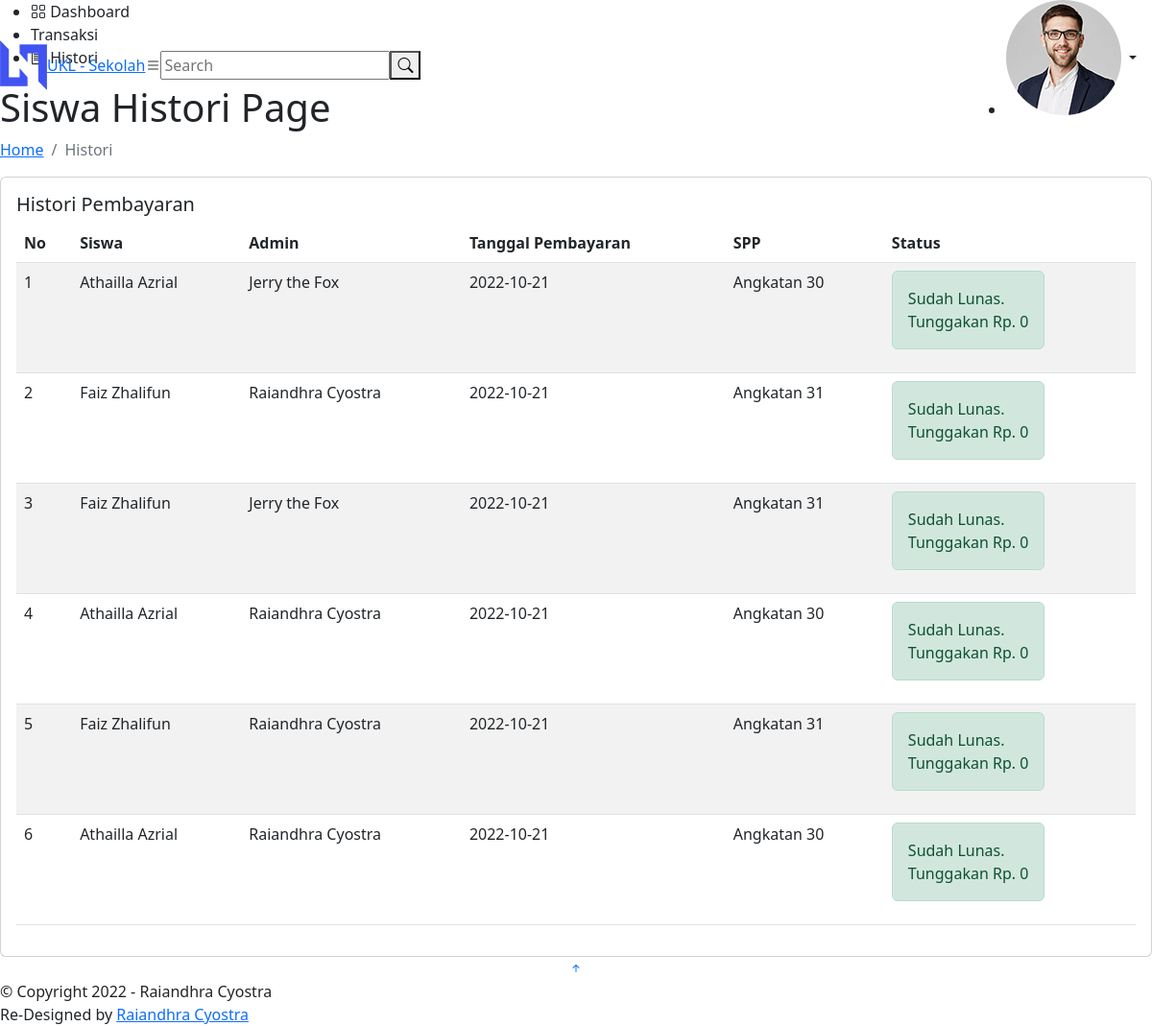
Screenshot of /Siswa/histori_pembayaran.php (signed in) with the database file from the repository.
### tables this page shows
CREATE TABLE `pembayaran` (
  `id_pembayaran` int(11) NOT NULL,
  `id_petugas` int(11) NOT NULL,
  `nisn` int(10) NOT NULL,
  `tgl_bayar` date NOT NULL,
  `tunggakan` int(11) NOT NULL
);

CREATE TABLE `siswa` (
  `nisn` int(10) NOT NULL,
  `nis` int(8) NOT NULL,
  `nama` varchar(35) NOT NULL,
  `id_kelas` int(11) NOT NULL,
  `angkatan` int(11) NOT NULL,
  `alamat` text NOT NULL,
  `no_tlp` varchar(20) NOT NULL
);

CREATE TABLE `petugas` (
  `id_petugas` int(11) NOT NULL,
  `username` varchar(25) NOT NULL,
  `password` varchar(255) NOT NULL,
  `nama_petugas` varchar(35) NOT NULL,
  `level` enum('Petugas','Admin') NOT NULL
);

### Siswa/histori_pembayaran.php (the view, shortened to what this page needs)
<!DOCTYPE html>
<html lang="en">
<head>
  <link href="/SPP/Assets/vendor/bootstrap/css/bootstrap.min.css" rel="stylesheet">
  <link href="/SPP/Assets/vendor/bootstrap-icons/bootstrap-icons.css" rel="stylesheet">
  <link href="/SPP/Assets/vendor/boxicons/css/boxicons.min.css" rel="stylesheet">
  <link href="/SPP/Assets/vendor/quill/quill.snow.css" rel="stylesheet">
  <link href="/SPP/Assets/vendor/quill/quill.bubble.css" rel="stylesheet">
  <link href="/SPP/Assets/vendor/remixicon/remixicon.css" rel="stylesheet">
  <link href="/SPP/Assets/vendor/simple-datatables/style.css" rel="stylesheet">
  <link href="/SPP/Assets/css/style.css" rel="stylesheet">
</head>
<body>
  <?php
    include "navbar.php";
  ?>
  <main id="main" class="main">
    <div class="pagetitle">
      <h1>Siswa Histori Page</h1>
      <nav>
        <ol class="breadcrumb">
          <li class="breadcrumb-item"><a href="dashboard.php">Home</a></li>
          <li class="breadcrumb-item active">Histori</li>
        </ol>
      </nav>
    </div>
    <section class="section">
      <div class="row">
      <div class="col">
        <div class="card">
        <div class="card-body">
            <h5 class="card-title">Histori Pembayaran</h5>
            <table class="table table-striped">
            <thead>
                <tr>
                <th scope="row">No</th>
                <th scope="row">Siswa</th>
                <th scope="row">Admin</th>
                <th scope="row">Tanggal Pembayaran</th>
                <th scope="row">SPP</th>
                <th scope="row">Status</th>
                </tr>
            </thead>
            <tbody>
              <?php
                $conn = mysqli_connect('localhost', 'root', '', 'sekolah');
                $qry_histori = mysqli_query($conn, "select * from pembayaran order by id_pembayaran desc");
                $no = 0;
                while($dt_histori = mysqli_fetch_array($qry_histori)) {
                  $no++;
                  $qry_cek_kembali = mysqli_query($conn, "select * from pembayaran inner join siswa on siswa.nisn = pembayaran.nisn where pembayaran.id_pembayaran = '".$dt_histori['id_pembayaran']."'");
                  $qry_cek_kembali_petugas = mysqli_query($conn, "select * from pembayaran inner join petugas on petugas.id_petugas = pembayaran.id_petugas where pembayaran.id_pembayaran = '".$dt_histori['id_pembayaran']."'");
                  $dt_kembali = mysqli_fetch_array($qry_cek_kembali);
                  $dt_kembali_petugas = mysqli_fetch_array($qry_cek_kembali_petugas);
                  if(mysqli_num_rows($qry_cek_kembali) > 0 && $dt_kembali['tunggakan'] == 0) {
                    $tunggakan = "Tunggakan Rp. ".$dt_kembali['tunggakan'];
                    $status_pembayaran = "<label class='alert alert-success'>Sudah Lunas. <br>".$tunggakan."</label>";
                  }
              ?>
                    <tr>
                    <td><?=$no?></td>
                    <td><?=$dt_kembali['nama']?></td>
                    <td><?=$dt_kembali_petugas['nama_petugas']?></td>
                    <td><?=$dt_histori['tgl_bayar']?></td>
                    <td>Angkatan <?=$dt_kembali['angkatan']?></td>
                    <td><?=$status_pembayaran?></td>
                    </tr>
              <?php
                }
              ?>
            </tbody>
            </table>
        </div>
        </div>
      </div>
      </div>
    </section>
  </main>
  <a href="#" class="back-to-top d-flex align-items-center justify-content-center"><i class="bi bi-arrow-up-short"></i></a>
  <?php
    include "footer.php";
  ?>
</body>
</html>

### rows the page displays
pembayaran: nisn.nama "Athailla Azrial", id_petugas.nama_petugas "Jerry the Fox", tgl_bayar "2022-10-21", nisn.angkatan "30", tunggakan "Tunggakan Rp. 0"
pembayaran: nisn.nama "Faiz Zhalifun", id_petugas.nama_petugas "Raiandhra Cyostra", tgl_bayar "2022-10-21", nisn.angkatan "31", tunggakan "Tunggakan Rp. 0"
pembayaran: nisn.nama "Faiz Zhalifun", id_petugas.nama_petugas "Jerry the Fox", tgl_bayar "2022-10-21", nisn.angkatan "31", tunggakan "Tunggakan Rp. 0"
pembayaran: nisn.nama "Athailla Azrial", id_petugas.nama_petugas "Raiandhra Cyostra", tgl_bayar "2022-10-21", nisn.angkatan "30", tunggakan "Tunggakan Rp. 0"
pembayaran: nisn.nama "Faiz Zhalifun", id_petugas.nama_petugas "Raiandhra Cyostra", tgl_bayar "2022-10-21", nisn.angkatan "31", tunggakan "Tunggakan Rp. 0"
pembayaran: nisn.nama "Athailla Azrial", id_petugas.nama_petugas "Raiandhra Cyostra", tgl_bayar "2022-10-21", nisn.angkatan "30", tunggakan "Tunggakan Rp. 0"
